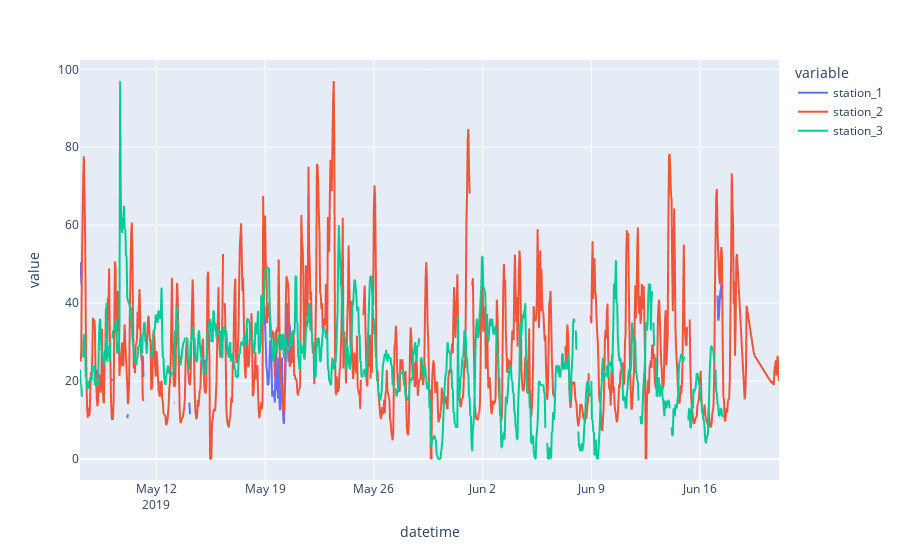

Notebook source saved alongside this figure:
### Markdown cell above
![plot](https://user-images.githubusercontent.com/19308295/120927485-90bb5900-c6a6-11eb-8c4e-4cdac5802723.png)

### Code cell
prim=px.line(aq)
prim.show()

### Figure 1 — Plotly figure (JSON) as saved in the notebook; plotly's stock layout.template omitted (floating-point values rounded to 4 significant figures; data arrays with more than 128 entries replaced by an {"elided": "..."} marker saying what was removed)
{"data": [{"hovertemplate": "variable=station_1<br>datetime=%{x}<br>value=%{y}<extra></extra>", "legendgroup": "station_1", "line": {"color": "#636efa", "dash": "solid"}, "marker": {"symbol": "circle"}, "mode": "lines", "name": "station_1", "showlegend": true, "type": "scattergl", "x": {"elided": "1035 str values"}, "xaxis": "x", "y": {"elided": "1035 float values"}, "yaxis": "y"}, {"hovertemplate": "variable=station_2<br>datetime=%{x}<br>value=%{y}<extra></extra>", "legendgroup": "station_2", "line": {"color": "#EF553B", "dash": "solid"}, "marker": {"symbol": "circle"}, "mode": "lines", "name": "station_2", "showlegend": true, "type": "scattergl", "x": {"elided": "1035 str values"}, "xaxis": "x", "y": {"elided": "1035 float values"}, "yaxis": "y"}, {"hovertemplate": "variable=station_3<br>datetime=%{x}<br>value=%{y}<extra></extra>", "legendgroup": "station_3", "line": {"color": "#00cc96", "dash": "solid"}, "marker": {"symbol": "circle"}, "mode": "lines", "name": "station_3", "showlegend": true, "type": "scattergl", "x": {"elided": "1035 str values"}, "xaxis": "x", "y": {"elided": "1035 int values"}, "yaxis": "y"}], "layout": {"legend": {"title": {"text": "variable"}, "tracegroupgap": 0}, "margin": {"t": 60}, "xaxis": {"anchor": "y", "domain": [0, 1], "title": {"text": "datetime"}}, "yaxis": {"anchor": "x", "domain": [0, 1], "title": {"text": "value"}}}}
